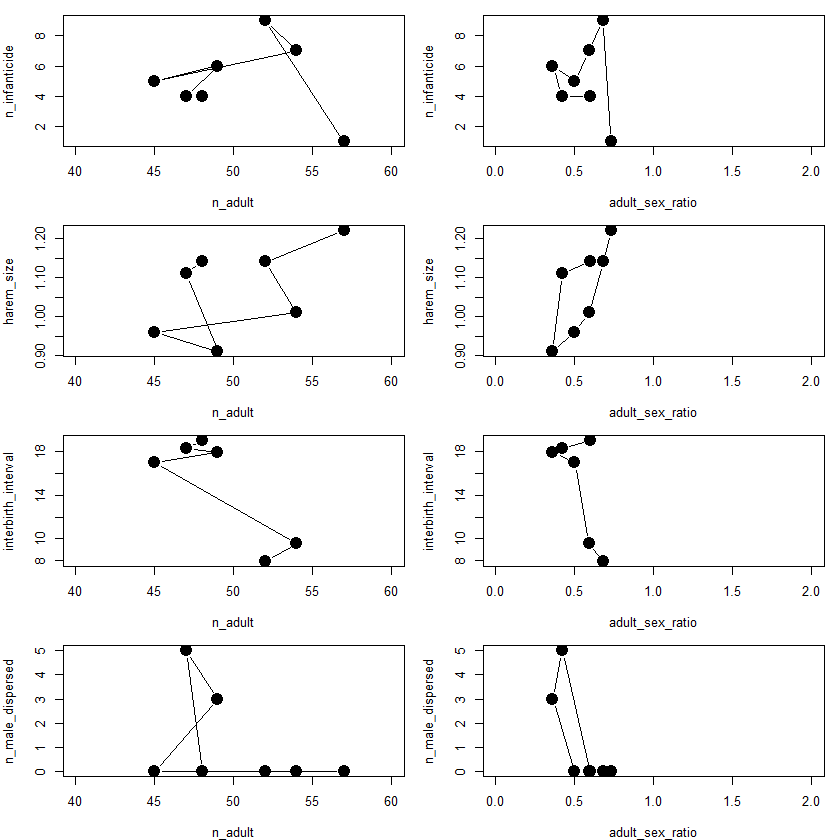

Recreate this plot in R.

dat <- read.csv("summary.csv", header = TRUE, row.names = 1)

windows(); par(mfrow = c(4,2), mar = c(4,4,1,1))
plot(n_infanticide~n_adult, dat, type = 'b', pch = 19, cex = 2, xlim = c(40, 60))
plot(n_infanticide~adult_sex_ratio, dat, type = 'b', pch = 19, cex = 2, xlim = c(0, 2))

plot(harem_size~n_adult, dat, type = 'b', pch = 19, cex = 2, xlim = c(40, 60))
plot(harem_size~adult_sex_ratio, dat, type = 'b', pch = 19, cex = 2, xlim = c(0, 2))

plot(interbirth_interval~n_adult, dat, type = 'b', pch = 19, cex = 2, xlim = c(40, 60))
plot(interbirth_interval~adult_sex_ratio, dat, type = 'b', pch = 19, cex = 2, xlim = c(0, 2))

plot(n_male_dispersed~n_adult, dat, type = 'b', pch = 19, cex = 2, xlim = c(40, 60))
plot(n_male_dispersed~adult_sex_ratio, dat, type = 'b', pch = 19, cex = 2, xlim = c(0, 2))
